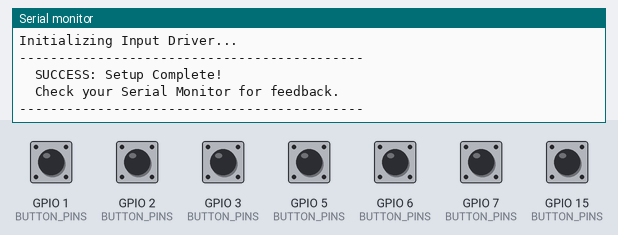
Bench run of a program on a simulated ESP32-S3. Shown: the last lines printed to the serial monitor. The inputs (shaded band) are chosen by the test bench; at power-on: GPIO 1 (BUTTON_PINS), GPIO 2 (BUTTON_PINS), GPIO 3 (BUTTON_PINS), GPIO 5 (BUTTON_PINS), GPIO 6 (BUTTON_PINS), GPIO 7 (BUTTON_PINS), GPIO 15 (BUTTON_PINS) HIGH.

Above: at 1.4 s.
1.5 s: GPIO 1 (BUTTON_PINS) pulled LOW for 0.15 s
At 2.2 s:
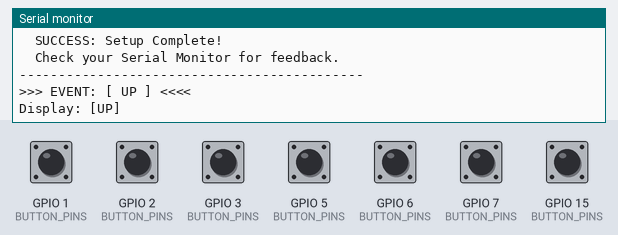
3.1 s: GPIO 2 (BUTTON_PINS) pulled LOW for 0.15 s
At 4.4 s:
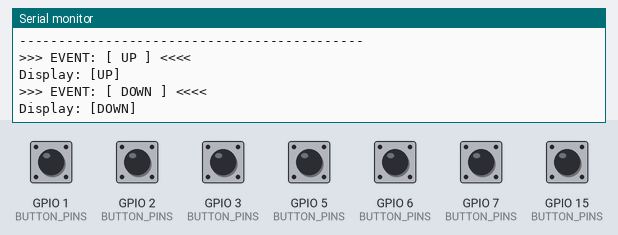
4.7 s: GPIO 3 (BUTTON_PINS) pulled LOW for 0.15 s
At 5.7 s:
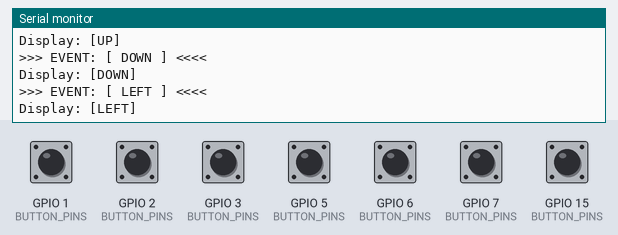
6.3 s: GPIO 5 (BUTTON_PINS) pulled LOW for 0.15 s
At 6.8 s:
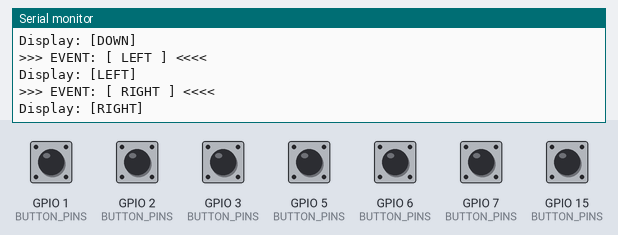
7.9 s: GPIO 6 (BUTTON_PINS) pulled LOW for 0.15 s
At 9.2 s:
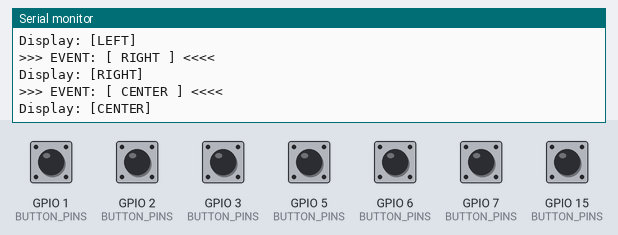
9.5 s: GPIO 7 (BUTTON_PINS) pulled LOW for 0.15 s
At 10.7 s:
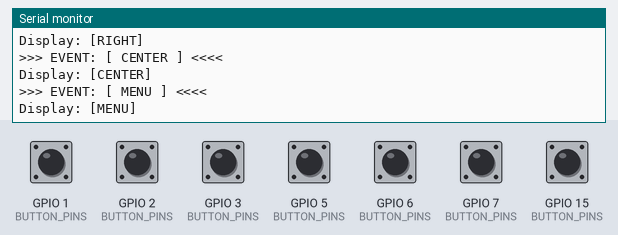

Measured:
- after the input at 1.5 s, the serial monitor: prints a new line after 0.06 s (image 1)
- after the input at 3.1 s, the serial monitor: prints a new line after 0.06 s (image 2)
- after the input at 4.7 s, the serial monitor: prints a new line after 0.05 s (image 3)
- after the input at 6.3 s, the serial monitor: prints a new line after 0.05 s (image 4)
- after the input at 7.9 s, the serial monitor: prints a new line after 0.05 s (image 5)
- after the input at 9.5 s, the serial monitor: prints a new line after 0.06 s (image 6)

The program:

main.cpp
```cpp
#include <Arduino.h>
#include "input/driver.h"
#include "ui/display_driver/display_driver.h"

/**
 * @brief Helper function to convert ButtonType enum to a human-readable string.
 */
const char* buttonToString(ButtonType type) {
    switch (type) {
        case ButtonType::UP:     return "UP";
        case ButtonType::DOWN:   return "DOWN";
        case ButtonType::LEFT:   return "LEFT";
        case ButtonType::RIGHT:  return "RIGHT";
        case ButtonType::CENTER: return "CENTER";
        case ButtonType::MENU:   return "MENU";
        case ButtonType::BACK:   return "BACK";
        default:                 return "NONE";
    }
}

// Global instances
InputDriver input;
DisplayDriver display;

void setup() {
    // Initialize Serial communication
    Serial.begin(115200);
    while (!Serial) {
        ; // Wait for serial port to connect (needed for native USB boards)
    }

    Serial.println("\n============================================");
    Serial.println("   ESP32-S3 WiFi Security Tool: V1-Alpha    ");
    Serial.println("============================================\n");

    // 1. Initialize the Display first (The "Visual" layer)
    Serial.println("Initializing Display Driver...");
    display.begin();

    // 2. Initialize the Input (The "Physical" layer)
    Serial.println("Initializing Input Driver...");
    input.begin();

    Serial.println("\n--------------------------------------------");
    Serial.println("  SUCCESS: Setup Complete!                  ");
    Serial.println("  Check your Serial Monitor for feedback.    ");
    Serial.println("--------------------------------------------\n");
}

void loop() {
    // Check if a button is currently pressed
    ButtonType pressed = input.getPressedButton();

    // If a button was pressed (not NONE)
    if (pressed != ButtonType::NONE) {
        Serial.print(">>> EVENT: [ ");
        Serial.print(buttonToString(pressed));
        Serial.println(" ] <<<<");

        // A simple visual "blink" in the logs
        display.printTest(buttonToString(pressed));

        // Debounce/Wait to prevent flood
        delay(200);
    }

    // Small delay to keep the CPU from running at full speed
    delay(10);
}
```

driver.cpp
```cpp
#include "driver.h"

// Define the pins based on our brainstormed mapping
// Up: 1, Down: 2, Left: 3, Right: 5, Center: 6, Menu: 7, Back: 15
static const uint8_t BUTTON_PINS[7] = {1, 2, 3, 5, 6, 7, 15};
static const ButtonType BUTTON_TYPES[7] = {
    ButtonType::UP,
    ButtonType::DOWN,
    ButtonType::LEFT,
    ButtonType::RIGHT,
    ButtonType::CENTER,
    ButtonType::MENU,
    ButtonType::BACK
};

InputDriver::InputDriver() {
    for (uint8_t i = 0; i < NUM_BUTTONS; i++) {
        _buttons[i].pin = BUTTON_PINS[i];
        _buttons[i].type = BUTTON_TYPES[i];
    }
}

void InputDriver::begin() {
    for (uint8_t i = 0; i < NUM_BUTTONS; i++) {
        pinMode(_buttons[i].pin, INPUT_PULLUP);
    }
}

ButtonType InputDriver::getPressedButton() {
    for (uint8_t i = 0; i < NUM_BUTTONS; i++) {
        // If the pin is LOW, it's pressed (because of INPUT_PULLUP)
        if (digitalRead(_buttons[i].pin) == LOW) {
            // A small delay for software-level debouncing
            // In a real high-speed loop, we'd use a timer-based debounce.
            delay(50);
            return _buttons[i].type;
        }
    }
    return ButtonType::NONE;
}
```

driver.h
```cpp
#ifndef DRIVER_H
#define DRIVER_H

#include <Arduino.h>

/**
 * @brief Enum representing the different physical buttons on the device.
 */
enum class ButtonType {
    UP,
    DOWN,
    LEFT,
    RIGHT,
    CENTER,
    MENU,
    BACK,
    NONE
};

/**
 * @brief Represents a single physical push button.
 */
struct Button {
    uint8_t pin;            // The GPIO pin number
    ButtonType type;        // The logical function of the button
};

/**
 * @brief InputDriver class to handle all hardware-level button logic.
 */
class InputDriver {
public:
    InputDriver();

    // Initializes all pins as INPUT_PULLUP
    void begin();

    // Returns the type of button that was just pressed (if any)
    ButtonType getPressedButton();

private:
    // We'll store our buttons in a fixed array for efficient iteration
    static const uint8_t NUM_BUTTONS = 7;
    Button _buttons[NUM_BUTTONS];

    // Internal helper to debounce/check a single button
    bool isPressed(uint8_t pin);
};

#endif // DRIVER_H
```

display_driver.cpp
```cpp
#include "display_driver.h"
#include <SPI.h>

// The pins from your hardware setup
#define PIN_MOSI 11
#define PIN_MISO 13
#define PIN_SCK  12
#define PIN_CS   10
#define PIN_DC   9
#define PIN_RST  8

DisplayDriver::DisplayDriver() {
}

void DisplayDriver::begin() {
    // Initialize SPI with the pins you provided
    // Syntax: SPI.begin(sck, miso, mosi, cs)
    SPI.begin(PIN_SCK, PIN_MISO, PIN_MOSI, PIN_CS);

    // Hardware Reset Sequence (Crucial for getting out of the "White Screen")
    pinMode(PIN_RST, OUTPUT);
    pinMode(PIN_DC, OUTPUT);

    Serial.println("Display: Starting Reset Sequence...");
    digitalWrite(PIN_RST, LOW);  // Pull low to reset
    delay(100);
    digitalWrite(PIN_RST, HIGH); // Release reset
    delay(100);

    Serial.println("Display: Hardware handshake initiated.");
}

void DisplayDriver::clear(uint16_t color) {
    // Placeholder for the 'fillScreen' command logic
    Serial.print("Display: Clearing screen to color 0x");
    Serial.println(color, HEX);
}

void DisplayDriver::printTest(const char* text) {
    Serial.print("Display: [");
    Serial.print(text);
    Serial.println("]");
}
```

display_driver.h
```cpp
#ifndef DISPLAY_DRIVER_H
#define DISPLAY_DRIVER_H

#include <Arduino.h>

/**
 * @brief Class to handle the initialization and communication with the LCD.
 */
class DisplayDriver {
public:
    DisplayDriver();

    // Initializes the SPI bus and the LCD controller
    void begin();

    // Clears the screen with a solid color (useful for testing)
    void clear(uint16_t color);

    // A simple way to print a message for testing
    void printTest(const char* text);

private:
    // We will use these to verify the hardware is talking
    void initHardware();
};

#endif // DISPLAY_DRIVER_H
```
